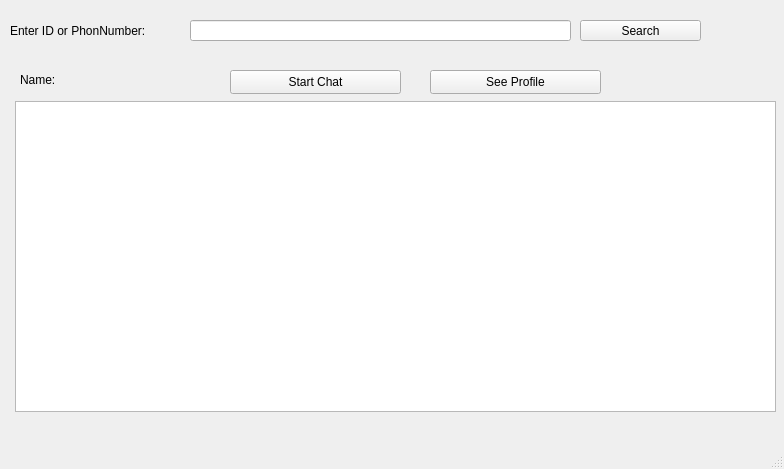
<?xml version="1.0" encoding="UTF-8"?>
<ui version="4.0">
 <class>Darugram</class>
 <widget class="QMainWindow" name="Darugram">
  <property name="geometry">
   <rect>
    <x>0</x>
    <y>0</y>
    <width>784</width>
    <height>469</height>
   </rect>
  </property>
  <property name="windowTitle">
   <string>MainWindow</string>
  </property>
  <widget class="QWidget" name="centralwidget">
   <widget class="QLabel" name="label">
    <property name="geometry">
     <rect>
      <x>10</x>
      <y>10</y>
      <width>171</width>
      <height>41</height>
     </rect>
    </property>
    <property name="text">
     <string>Enter ID or PhonNumber:</string>
    </property>
   </widget>
   <widget class="QLineEdit" name="lineEdit">
    <property name="geometry">
     <rect>
      <x>190</x>
      <y>20</y>
      <width>381</width>
      <height>21</height>
     </rect>
    </property>
   </widget>
   <widget class="QPushButton" name="Search_btn">
    <property name="geometry">
     <rect>
      <x>580</x>
      <y>20</y>
      <width>121</width>
      <height>21</height>
     </rect>
    </property>
    <property name="text">
     <string>Search</string>
    </property>
   </widget>
   <widget class="QLabel" name="Name_Lable">
    <property name="geometry">
     <rect>
      <x>20</x>
      <y>70</y>
      <width>181</width>
      <height>20</height>
     </rect>
    </property>
    <property name="text">
     <string>Name:</string>
    </property>
   </widget>
   <widget class="QPushButton" name="Start_chat_btn">
    <property name="geometry">
     <rect>
      <x>230</x>
      <y>70</y>
      <width>171</width>
      <height>24</height>
     </rect>
    </property>
    <property name="text">
     <string>Start Chat</string>
    </property>
   </widget>
   <widget class="QPushButton" name="profile_btn">
    <property name="geometry">
     <rect>
      <x>430</x>
      <y>70</y>
      <width>171</width>
      <height>24</height>
     </rect>
    </property>
    <property name="text">
     <string>See Profile</string>
    </property>
   </widget>
   <widget class="QListWidget" name="chatList">
    <property name="geometry">
     <rect>
      <x>15</x>
      <y>101</y>
      <width>761</width>
      <height>311</height>
     </rect>
    </property>
   </widget>
  </widget>
  <widget class="QMenuBar" name="menubar">
   <property name="geometry">
    <rect>
     <x>0</x>
     <y>0</y>
     <width>784</width>
     <height>26</height>
    </rect>
   </property>
  </widget>
  <widget class="QStatusBar" name="statusbar"/>
 </widget>
 <resources/>
 <connections/>
</ui>
